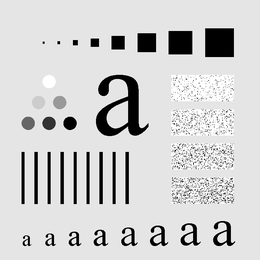
%> input picture CSE-3226 Digital Image Processing Lab/Lab Work10.04.17/Fig0441(a)(characters_test_pattern).tif, 260 x 260 px, shrunk from 688 x 688 before the run
$ octave Juel-140207.m   (GNU Octave 9; MATLAB toolbox functions it lacks are replaced by stand-ins)
%> lines starting %> are read from the running program, lines starting %| are printed output that depends on the picture; in (x1, y1, x2, y2) boxes, pixels count from 0 and x2, y2 are one past the last pixel; in counts of white or black regions, pixels touching at a corner belong together; the program's own positions count from 1
clc;
f = imread('Fig0441(a)(characters_test_pattern).tif');
%> f is the input picture: size 260x260 uint8; min 0, max 255, mean 207.4

subplot(3,4,3);
imshow(f);
title('Original image');

f = im2double(f);
%> f: size 260x260 double
[r,c] = size(f);
%> r = 260; c = 260
r2 = 2*r;
%> r2 = 520
c2 = 2*c;
%> c2 = 520
fp = zeros(r2,c2);


for i=1:r
    for j=1:c
        fp(i, j) = f(i,j);
    end
end
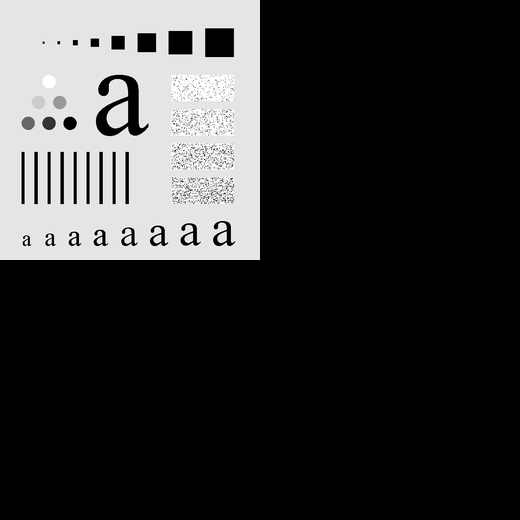
%> fp: size 520x520 double; min 0, max 1, mean 0.203

f1 = fp;
for i = 1:r2
    for j = 1:c2
        f1(i, j) = fp(i,j)*(-1).^(i+j);
    end
end
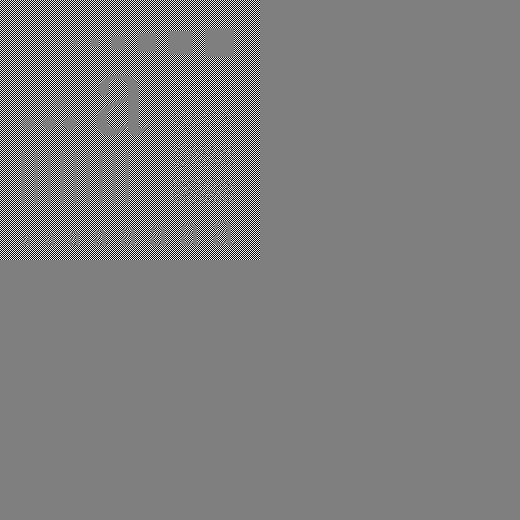
%> f1: size 520x520 double; 11.83% of pixels changed, all inside (x1, y1, x2, y2) = (0, 0, 260, 260); drawn with min black and max white

dft = fft2(f1);
subplot(3,4,4);
imshow(dft);
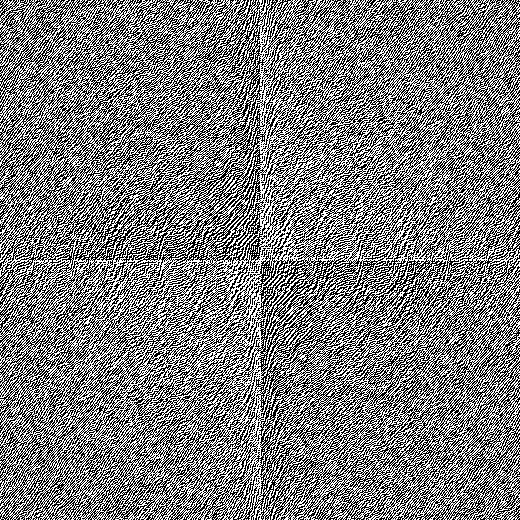
%> displayed picture: size 520x520, on the screen's scale of 0 to 255; min 0, max 255, mean 125.4
title('DFT image');


f2 = fp;
for i = 1:r2
    for j = 1:c2
        d = sqrt((i-r).^2 + (j-c).^2);
        if(d >= 30)
            f2(i,j)=1;
         end
    end
end
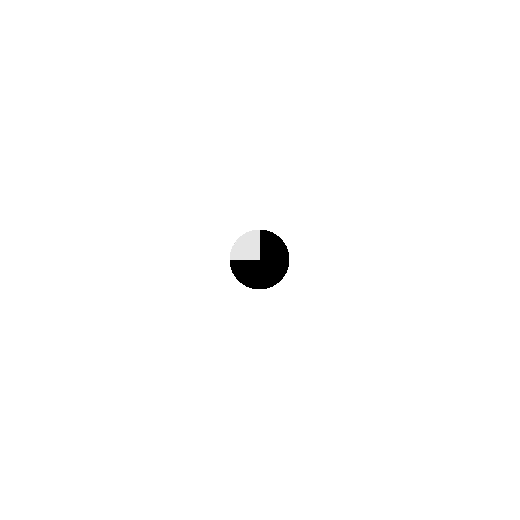
%> f2: size 520x520 double; min 0, max 1, mean 0.992

f3 = fp;
for i = 1:r2
    for j = 1:c2
        f3(i, j) = dft(i,j).*f2(i,j);
    end
end

idft = ifft2(f3);

idft = real(idft);
for i = 1:r2
    for j = 1:c2
        idft(i,j) = idft(i,j) * (-1) .^ (i+j);
    end
end
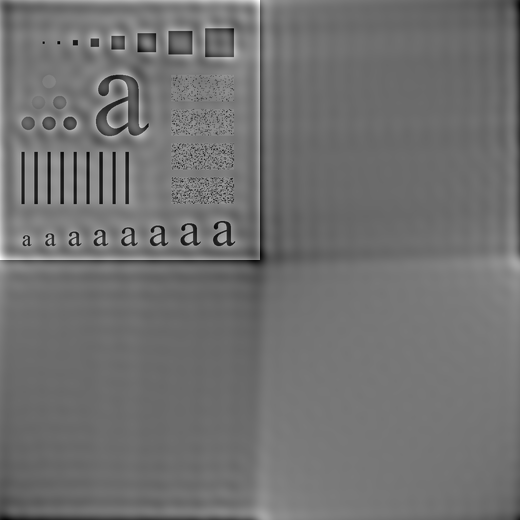
%> idft: size 520x520 double; min -0.834, max 1.04, mean 2.36e-19; drawn with min black and max white

fihpf = zeros(r,c);
for i=1:r
    for j=1:c
        fihpf(i,j) = idft(i,j);
    end
end
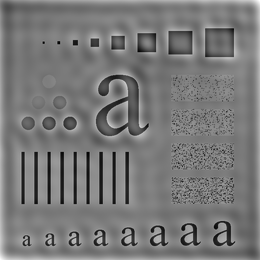
%> fihpf: size 260x260 double; min -0.834, max 1.04, mean 0.056; drawn with min black and max white

subplot(3,4,1);
imshow(fihpf);
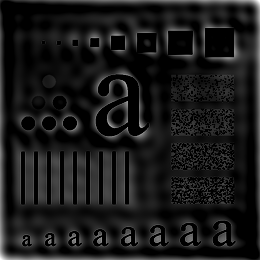
%> displayed picture: size 260x260, on the screen's scale of 0 to 255; min 0, max 255, mean 25.3
title('IHPF for 30=30');


%> (the run ends here)
